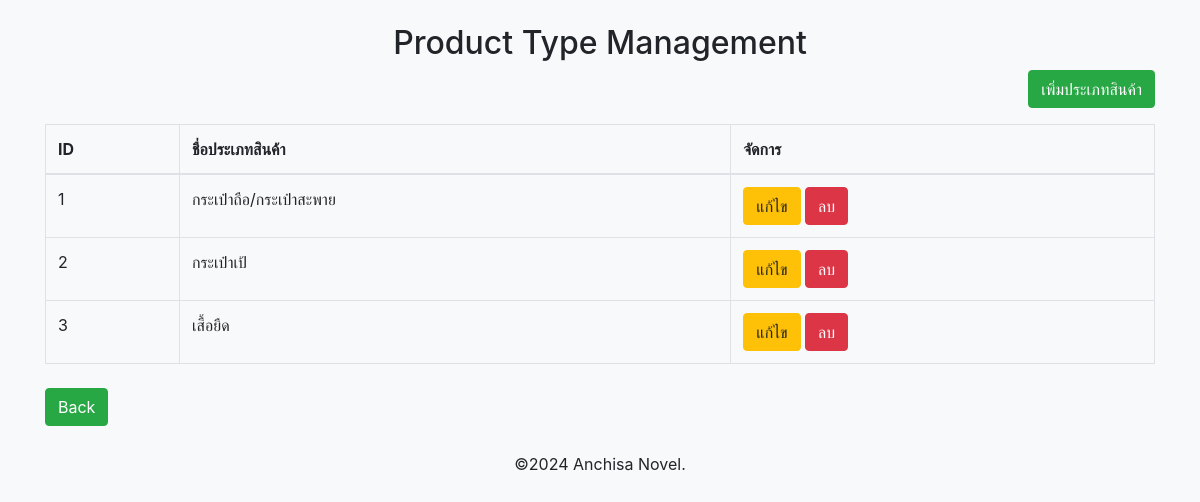
Screenshot of /product_type_management.php with the database file from the repository.
### tables this page shows
CREATE TABLE `product_type` (
  `pt_id` int(3) NOT NULL,
  `pt_name` varchar(200) NOT NULL
);

### product_type_management.php (the view, shortened to what this page needs)
<?php
include("connectdb.php");
?>
<!DOCTYPE html>
<html lang="th">
<head>
    <link href="https://stackpath.bootstrapcdn.com/bootstrap/4.5.2/css/bootstrap.min.css" rel="stylesheet">
</head>
<body>
<div class="container mt-4">
    <h2 class="text-center">Product Type Management</h2>
    <div class="text-right mb-3">
        <a href="add_product_type.php" class="btn btn-success">เพิ่มประเภทสินค้า</a>
    </div>
    <table class="table table-bordered">
        <thead>
            <tr>
                <th>ID</th>
                <th>ชื่อประเภทสินค้า</th>
                <th>จัดการ</th>
            </tr>
        </thead>
        <tbody>
            <?php
            $sql = "SELECT * FROM product_type";
            $result = mysqli_query($conn, $sql);
            while ($data = mysqli_fetch_assoc($result)) {
            ?>
            <tr>
                <td><?= $data['pt_id']; ?></td>
                <td><?= $data['pt_name']; ?></td>
                <td>
                    <a href="edit_product_type.php?id=<?= $data['pt_id']; ?>" class="btn btn-warning">แก้ไข</a>
                    <a href="delete_product_type.php?id=<?= $data['pt_id']; ?>" class="btn btn-danger" onclick="return confirm('คุณแน่ใจว่าต้องการลบประเภทสินค้านี้หรือไม่?');">ลบ</a>
                </td>
            </tr>
            <?php } ?>
        </tbody>
    </table>
</div>
</body>
</html>
<div class="container mt-4">
    <div class="text-left mb-3">
        <a href="index_admin.php" class="btn btn-success">Back</a>
    </div>
    </div>
<footer style="display: flex; justify-content: center; align-items: center; height: 60px;">
    <p>&copy;2024 Anchisa Novel.</p>
</footer>

### product_type_management.php (style rules this page uses)
body { background-color: #f8f9fa; }

### rows the page displays
product_type: pt_id "1", pt_name "กระเป๋าถือ/กระเป๋าสะพาย"
product_type: pt_id "2", pt_name "กระเป๋าเป้"
product_type: pt_id "3", pt_name "เสื้อยืด"
